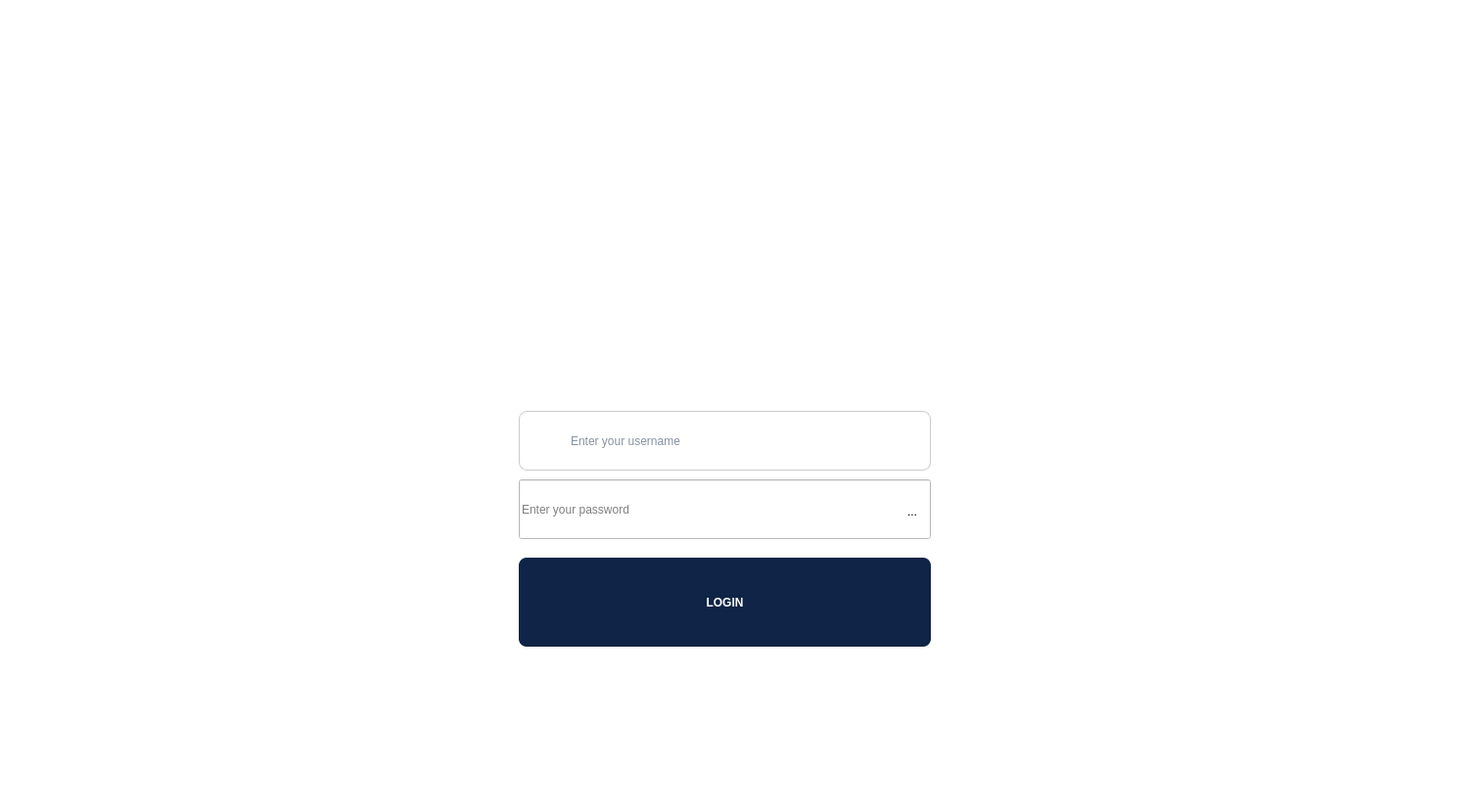
        <widget class="QWidget" name="pagelogin_2">
         <property name="styleSheet">
          <string notr="true">
background-color: rgb(255, 255, 255);</string>
         </property>
         <widget class="QLabel" name="label_10">
          <property name="geometry">
           <rect>
            <x>0</x>
            <y>0</y>
            <width>1501</width>
            <height>821</height>
           </rect>
          </property>
          <property name="text">
           <string/>
          </property>
          <property name="pixmap">
           <pixmap resource="resources.qrc">:/images/.qtcreator/ChatGPT Image 18 juin 2026, 16_45_01.png</pixmap>
          </property>
          <property name="scaledContents">
           <bool>true</bool>
          </property>
         </widget>
         <widget class="QLineEdit" name="lineEditusername_2">
          <property name="geometry">
           <rect>
            <x>530</x>
            <y>420</y>
            <width>421</width>
            <height>61</height>
           </rect>
          </property>
          <property name="styleSheet">
           <string notr="true">QLineEdit {
    /* Balance text dimensions nicely */
    font: 350 12pt &quot;Segoe UI&quot;;
    color: #0f2446; 
    background-color: rgb(255, 255, 255);
    
    border: 1px solid #ccc;
    border-radius: 8px;
    
    /* Strict padding structure to leave clean space for your icons */
    padding-top: 10px;
    padding-bottom: 10px;
    padding-left: 50px; 
    padding-right: 12px;

    /* Icon Path Definition */
    background-image: url(:/images/.qtcreator/user.png);
    background-repeat: no-repeat;
    background-position: left center;
}

QLineEdit::placeholder {
    /* Separate rule explicitly handling empty state hint text rendering */
    font-family: &quot;Segoe UI&quot;, sans-serif;
    font-size: 11pt; 
    font-weight: 350;
    color: #a0aec0; 
}</string>
          </property>
          <property name="placeholderText">
           <string>Enter your username</string>
          </property>
         </widget>
         <widget class="QLineEdit" name="lineEditpassword_2">
          <property name="geometry">
           <rect>
            <x>530</x>
            <y>490</y>
            <width>421</width>
            <height>61</height>
           </rect>
          </property>
          <property name="styleSheet">
           <string notr="true">QLineEdit {
    /* Set typed text size to a clean, readable 12pt */
    font: 350 12pt &quot;Segoe UI&quot;;
    color: #0f2446; 
    background-color: rgb(255, 255, 255);
    
    /* Modern structural borders */
    border: 1px solid #ccc;
    border-radius: 8px;
    
    /* Spacing: 50px left for padlock, 45px right to leave room for the eye button */
    padding-top: 10px;
    padding-bottom: 10px;
    padding-left: 50px; 
    padding-right: 45px; 

    /* LEFT SIDE: Padlock Icon */
    background-image: url(:/images/.qtcreator/padlock.png);
    background-repeat: no-repeat;
    background-position: left center;
}

/* Styled proportionally right below the main font size */
QLineEdit::placeholder {
    font-family: &quot;Segoe UI&quot;, sans-serif;
    font-size: 11pt; 
    font-weight: 350;
    color: #a0aec0; 
}

/* UNIVERSAL FIX FOR THE RIGHT SIDE ICON */
QLineEdit &gt; QToolButton {
    qproperty-icon: url(:/images/.qtcreator/hide.png);
    qproperty-iconSize: QSize(24, 24);
    border: none;
    background: transparent;
}</string>
          </property>
          <property name="echoMode">
           <enum>QLineEdit::EchoMode::Password</enum>
          </property>
          <property name="placeholderText">
           <string>Enter your password</string>
          </property>
         </widget>
         <widget class="QToolButton" name="toolButton_2">
          <property name="geometry">
           <rect>
            <x>920</x>
            <y>510</y>
            <width>24</width>
            <height>26</height>
           </rect>
          </property>
          <property name="styleSheet">
           <string notr="true">background-color: rgb(255, 255, 255);</string>
          </property>
          <property name="text">
           <string>...</string>
          </property>
          <property name="icon">
           <iconset resource="resources.qrc">
            <normaloff>:/images/.qtcreator/hide.png</normaloff>:/images/.qtcreator/hide.png</iconset>
          </property>
          <property name="autoRaise">
           <bool>true</bool>
          </property>
         </widget>
         <widget class="QPushButton" name="btn_login_2">
          <property name="geometry">
           <rect>
            <x>530</x>
            <y>570</y>
            <width>421</width>
            <height>91</height>
           </rect>
          </property>
          <property name="styleSheet">
           <string notr="true">QPushButton {
	font: 22pt &quot;Segoe UI&quot;;
    background-color: #0f2446; /* Dark blue */
    color: white;
    border-radius: 8px;
    font-weight: bold;
    padding: 10px;
}</string>
          </property>
          <property name="text">
           <string>LOGIN</string>
          </property>
         </widget>
        </widget>
